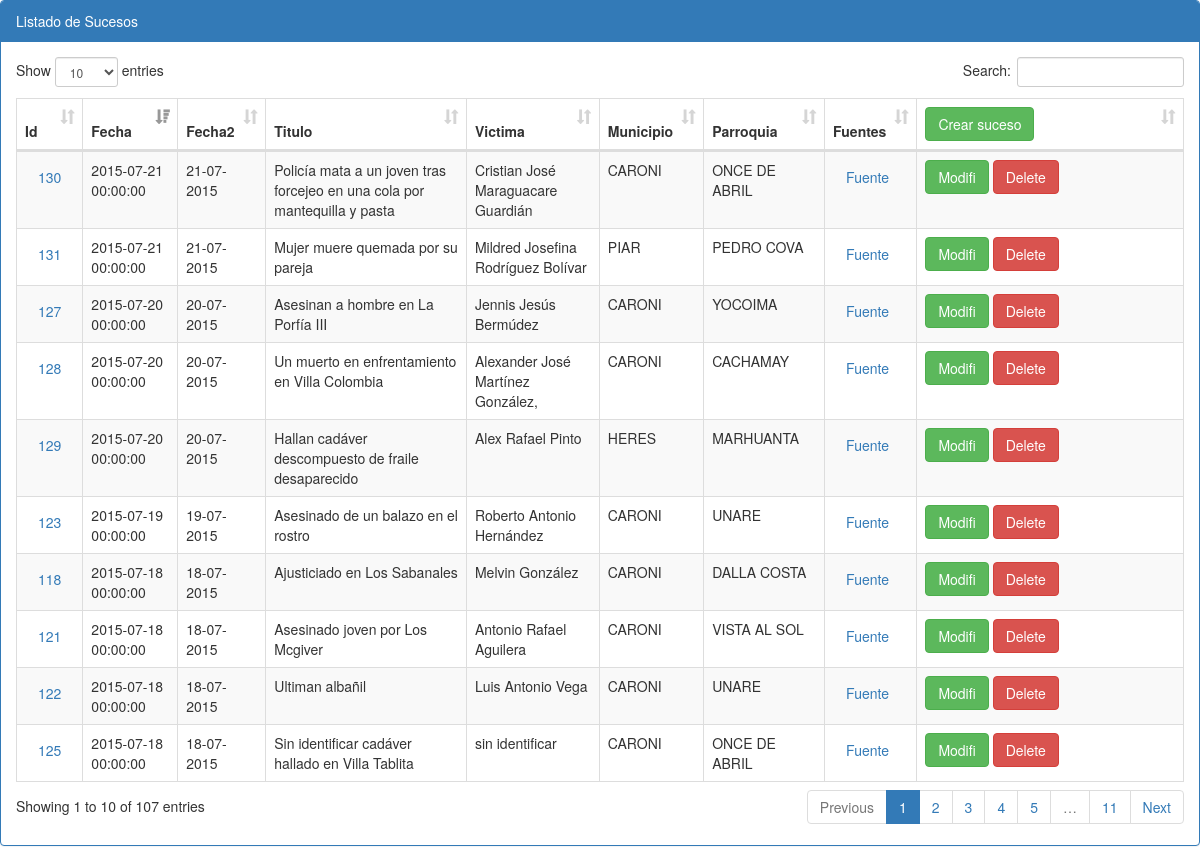
The app's page /sucesos/index_viejo.php with its own data.
### tables this page shows
CREATE TABLE IF NOT EXISTS `sucesos` (
`suceso_id` int(11) NOT NULL,
  `fecha_suceso` datetime DEFAULT NULL,
  `delito_id` int(11) DEFAULT NULL,
  `delito_detalle_id` int(11) DEFAULT NULL,
  `titulo` varchar(255) DEFAULT NULL,
  `fuente` varchar(100) DEFAULT NULL,
  `otra_fuente1` varchar(100) DEFAULT NULL,
  `otra_fuente2` varchar(100) DEFAULT NULL,
  `otra_fuente3` varchar(100) DEFAULT NULL,
  `nombre_victima` varchar(80) DEFAULT NULL,
  `sexo` varchar(1) DEFAULT NULL,
  `edad` int(3) DEFAULT NULL,
  `tipo_arma` smallint(6) DEFAULT NULL,
  `estado` smallint(6) DEFAULT NULL,
  `municipio_id` smallint(6) DEFAULT NULL,
  `parroquia_id` smallint(6) DEFAULT NULL,
  `latitud` double DEFAULT NULL,
  `longitud` double DEFAULT NULL,
  `sector` varchar(255) DEFAULT NULL,
  `usuario` varchar(15) NOT NULL,
  `mi_reseña` varchar(1500) NOT NULL,
  `observaciones` varchar(1000) NOT NULL,
  `fecha_creado` datetime DEFAULT NULL
);

CREATE TABLE IF NOT EXISTS `municipios` (
  `municipio_id` smallint(6) NOT NULL DEFAULT '0',
  `estado_id` smallint(6) NOT NULL DEFAULT '0',
  `descripcion` varchar(50) DEFAULT NULL
);

CREATE TABLE IF NOT EXISTS `parroquias` (
  `parroquia_id` int(11) NOT NULL DEFAULT '0',
  `municipio_id` int(11) DEFAULT NULL,
  `estado_id` smallint(6) DEFAULT NULL,
  `descripcion` varchar(255) DEFAULT NULL,
  `capital_sector` varchar(50) NOT NULL,
  `latitud` float DEFAULT NULL,
  `longitud` float DEFAULT NULL,
  `latitud2` float DEFAULT NULL,
  `longitud2` float DEFAULT NULL,
  `latitud3` float DEFAULT NULL,
  `longitud3` float DEFAULT NULL,
  `latitud4` float DEFAULT NULL,
  `longitud4` float DEFAULT NULL
);

### adodb/adodb.inc.php (called while the page is built, shortened)
<?php
if (!defined('_ADODB_LAYER')) {
	GLOBAL
		$ADODB_vers,
		$ADODB_COUNTRECS,
		$ADODB_CACHE_DIR,
		$ADODB_CACHE,
		$ADODB_CACHE_CLASS,
		$ADODB_EXTENSION,
		$ADODB_COMPAT_FETCH,
	 	$ADODB_FETCH_MODE,
		$ADODB_GETONE_EOF,
		$ADODB_QUOTE_FIELDNAMES;
	abstract class ADOConnection {
	var $database = '';
	var $host = '';
	var $user = '';
	var $debug = false;
	var $true = '1';
	var $false = '0';
	var $fetchMode=false;
	var $bulkBind = false;
	var $_queryID = false;
	var $_bindInputArray = false;
	function Connect($argHostname = "", $argUsername = "", $argPassword = "", $argDatabaseName = "", $forceNew = false)
	{
		if ($argHostname != "") $this->host = $argHostname;
		if ($argUsername != "") $this->user = $argUsername;
		if ($argDatabaseName != "") $this->database = $argDatabaseName;
		if ($forceNew) {
			if ($rez=$this->_nconnect($this->host, $this->user, $argPassword, $this->database)) return true;
		} else {
			 if ($rez=$this->_connect($this->host, $this->user, $argPassword, $this->database)) return true;
		}
		return $ret;
	}
	function Prepare($sql)
	{
		return $sql;
	}
	function SetFetchMode($mode)
	{
		$old = $this->fetchMode;
		$this->fetchMode = $mode;
		if ($old === false) {
		global $ADODB_FETCH_MODE;
			return $ADODB_FETCH_MODE;
		}
		return $old;
	}
	function Execute($sql,$inputarr=false)
	{
		if ($inputarr !== false) {
			if (!is_array($inputarr)) $inputarr = array($inputarr);
			$element0 = reset($inputarr);
			$array_2d = $this->bulkBind && is_array($element0) && !is_object(reset($element0));
			unset($element0);
			if (!is_array($sql) && !$this->_bindInputArray) {
				$sqlarr = explode('?',$sql);
				$nparams = sizeof($sqlarr)-1;
				if (!$array_2d) $inputarr = array($inputarr);
				foreach($inputarr as $arr) {
					$sql = ''; $i = 0;
					while(list(, $v) = each($arr)) {
						$sql .= $sqlarr[$i];
						$typ = gettype($v);
						if ($typ == 'string')
							$sql .= $this->qstr($v);
						else if ($typ == 'double')
							$sql .= str_replace(',','.',$v);
						else if ($typ == 'boolean')
							$sql .= $v ? $this->true : $this->false;
						else if ($typ == 'object') {
							if (method_exists($v, '__toString')) $sql .= $this->qstr($v->__toString());
							else $sql .= $this->qstr((string) $v);
						} else if ($v === null)
							$sql .= 'NULL';
						else
							$sql .= $v;
						$i += 1;
						if ($i == $nparams) break;
					}
					if (isset($sqlarr[$i])) {
						$sql .= $sqlarr[$i];
						if ($i+1 != sizeof($sqlarr)) $this->outp_throw( "Input Array does not match ?: ".htmlspecialchars($sql),'Execute');
					} else if ($i != sizeof($sqlarr))
						$this->outp_throw( "Input array does not match ?: ".htmlspecialchars($sql),'Execute');
					$ret = $this->_Execute($sql);
					if (!$ret) return $ret;
				}
			} else {
				if ($array_2d) {
					if (is_string($sql))
						$stmt = $this->Prepare($sql);
					else
						$stmt = $sql;
					foreach($inputarr as $arr) {
						$ret = $this->_Execute($stmt,$arr);
						if (!$ret) return $ret;
					}
				} else {
					$ret = $this->_Execute($sql,$inputarr);
				}
			}
		} else {
			$ret = $this->_Execute($sql,false);
		}
		return $ret;
	}
	function _Execute($sql,$inputarr=false)
	{
		if ($this->debug) {
			global $ADODB_INCLUDED_LIB;
			if (empty($ADODB_INCLUDED_LIB)) include(ADODB_DIR.'/adodb-lib.inc.php');
			$this->_queryID = _adodb_debug_execute($this, $sql,$inputarr);
		} else {
			$this->_queryID = @$this->_query($sql,$inputarr);
		}
		$rs = new $rsclass($this->_queryID,$this->fetchMode);
		$rs->connection = $this;
		$rs->Init();
		if (is_array($sql)) $rs->sql = $sql[0];
		else $rs->sql = $sql;
		return $rs;
	}
}
	class ADORecordSet implements IteratorAggregate {
	var $canSeek = false;
	var $_numOfRows = -1;
	var $_numOfFields = -1;
	var $_currentRow = -1;
	function ADORecordSet($queryID)
	{
		$this->_queryID = $queryID;
	}
	function Init()
	{
		if ($this->_numOfRows != 0 && $this->_numOfFields && $this->_currentRow == -1) {
			$this->_currentRow = 0;
			if ($this->EOF = ($this->_fetch() === false)) {
				$this->_numOfRows = 0;
			}
		} else {
			$this->EOF = true;
		}
	}
	function Move($rowNumber = 0)
	{
		if ($this->canSeek) {
			if ($this->_seek($rowNumber)) {
				$this->_currentRow = $rowNumber;
				if ($this->_fetch()) {
					return true;
				}
			} else {
				$this->EOF = true;
				return false;
			}
		}
		return false;
	}
}
	function ADOLoadCode($dbType)
	{
		$db = strtolower($dbType);
		switch ($db) {
			default:
				$class = $db; break;
		}
		$file = ADODB_DIR."/drivers/adodb-".$db.".inc.php";
		if (class_exists("ADODB_" . $class)) return $class;
		return false;
	}
	function ADONewConnection($db='')
	{
	GLOBAL $ADODB_NEWCONNECTION, $ADODB_LASTDB;
		$errorfn = (defined('ADODB_ERROR_HANDLER')) ? ADODB_ERROR_HANDLER : false;
		if(empty($obj)) {
			if (!isset($ADODB_LASTDB)) $ADODB_LASTDB = '';
			if ($db != $ADODB_LASTDB) $db = ADOLoadCode($db);
			$cls = 'ADODB_'.$db;
			$obj = new $cls();
		}
		return $obj;
	}
}

### connections/guayana_s.php (called while the page is built, shortened)
<?php
		require_once(CONN_DIR."/../adodb/adodb.inc.php");
		class Conexion {
					private $dbConn;
					function __construct() {
						    $this->servidor='localhost';
						    $this->nombreBD='guayana_segura';
							$this->user='ag09504';
							$this->password='ag09504';
							$this->dbConn=ADONewConnection('mysql');
							$this->dbConn->Connect($this->servidor,$this->user,$this->password,$this->nombreBD);
					}
					function getDbConn() {
					    return $this->dbConn;
					}
		}
function normaliza($fecha){
	return substr($fecha, 8, 2)."-".substr($fecha, 5, 2)."-".substr($fecha, 0, 4);
}
?>

### adodb/drivers/adodb-mysql.inc.php (called while the page is built, shortened)
<?php
if (! defined("_ADODB_MYSQL_LAYER")) {
class ADODB_mysql extends ADOConnection {
	var $forceNewConnect = false;
	var $clientFlags = 0;
	function _connect($argHostname, $argUsername, $argPassword, $argDatabasename)
	{
		if (ADODB_PHPVER >= 0x4300)
			$this->_connectionID = mysql_connect($argHostname,$argUsername,$argPassword,
												$this->forceNewConnect,$this->clientFlags);
		else if (ADODB_PHPVER >= 0x4200)
			$this->_connectionID = mysql_connect($argHostname,$argUsername,$argPassword,
												$this->forceNewConnect);
		else
			$this->_connectionID = mysql_connect($argHostname,$argUsername,$argPassword);
		if ($argDatabasename) return $this->SelectDB($argDatabasename);
		return true;
	}
	function SelectDB($dbName)
	{
		if ($this->_connectionID) {
			return @mysql_select_db($dbName,$this->_connectionID);
		}
		else return false;
	}
	function _query($sql,$inputarr=false)
	{
	return mysql_query($sql,$this->_connectionID);
	}
}
class ADORecordSet_mysql extends ADORecordSet{
	function ADORecordSet_mysql($queryID,$mode=false)
	{
		switch ($mode)
		{
		case ADODB_FETCH_ASSOC:$this->fetchMode = MYSQL_ASSOC; break;
		}
	}
	function _initrs()
	{
		$this->_numOfRows = @mysql_num_rows($this->_queryID);
		$this->_numOfFields = @mysql_num_fields($this->_queryID);
	}
	function Fields($colname)
	{
		if ($this->fetchMode != MYSQL_NUM) return @$this->fields[$colname];
		 return $this->fields[$this->bind[strtoupper($colname)]];
	}
	function MoveNext()
	{
		if (@$this->fields = mysql_fetch_array($this->_queryID,$this->fetchMode)) {
			return true;
		}
		return false;
	}
	function _fetch()
	{
		$this->fields =  @mysql_fetch_array($this->_queryID,$this->fetchMode);
		return is_array($this->fields);
	}
}
}

### sucesos/index_viejo.php (the view, shortened to what this page needs)
<!DOCTYPE html>
<html lang="en">
	<head>
		<link rel="stylesheet" href="../css/bootstrap.min.css">
		<link rel="stylesheet" href="../css/datepicker.css">
		<link rel="stylesheet" href="../css/dataTables.bootstrap.css">
	</head>
	<body>
		<div class="row">
			<div class="col-sm-12">
				<div class="panel panel-primary">
					<div class="panel-heading">Listado de Sucesos</div>
					<div class="panel-body">
						<table class="table table-striped table-bordered" id="datatables">
							<thead>
								<tr>
									<th>Id</th>
									<th>Fecha</th>
									<th>Fecha2</th>
									<th>Titulo</th>
									<th>Victima</th>
									<th>Municipio</th>
									<th>Parroquia</th>
									<th>Fuentes</th>
									<th><a class="btn update btn-success" href="frm_ingre_suceso.php" class="btn btn-primary btn-lg">Crear suceso</a></th>
								</tr>
							</thead>
							<tbody>
								<?php
												include_once '../connections/guayana_s.php';
												$conexion=new Conexion();
												$db=$conexion->getDbConn();
												$db->debug = false;
												$db->SetFetchMode(ADODB_FETCH_ASSOC);
												$query_sucesos = $db->Prepare("SELECT suceso_id, fecha_suceso As fecha_suceso, delito_id, delito_detalle_id, titulo, nombre_victima, fuente,
													m.descripcion AS municipio, p.descripcion AS parroquia
												FROM sucesos As s
												INNER JOIN municipios AS m ON s.municipio_id = m.municipio_id
												INNER JOIN parroquias AS p ON s.parroquia_id = p.parroquia_id");
												$rs_sucesos = $db->Execute($query_sucesos);
											while(!$rs_sucesos->EOF){
												echo '<tr>';
													echo '<td><a class="btn ampliar" href="suceso.php?suceso_id='.$rs_sucesos->Fields('suceso_id').'" class="btn btn-primary btn-lg">'.$rs_sucesos->Fields('suceso_id').'</a></td>';
													echo '<td>'. $rs_sucesos->Fields('fecha_suceso') . '</td>';
													echo '<td><span style="display: none;">'. $rs_sucesos->Fields('fecha_suceso') ."</span>".normaliza($rs_sucesos->Fields('fecha_suceso')). '</td>';
													echo '<td>'. $rs_sucesos->Fields('titulo') . '</td>';
													echo '<td>'. $rs_sucesos->Fields('nombre_victima') . '</td>';
													echo '<td>'. $rs_sucesos->Fields('municipio') . '</td>';
													echo '<td>'. $rs_sucesos->Fields('parroquia') . '</td>';
													echo '<td><a class="btn" href="'.$rs_sucesos->Fields('fuente').'" target="_blank">Fuente</a></td>';
													echo '<td width=250>';
													echo '<a class="btn update btn-success" href="frm_modi_suceso.php?suceso_id='.$rs_sucesos->Fields('suceso_id').'" class="btn btn-primary btn-lg">Modifi</a>';
													echo '<a class="btn btn-danger" id="delete" href="trata_borra_suceso.php?suceso_id='.$rs_sucesos->Fields('suceso_id').'">Delete</a>';
													echo '</td>';
												echo '</tr>';
											$rs_sucesos->MoveNext();
											}
								?>
							</tbody>
						</table>
					</div>
				</div>
				</div>
			</div>
	</body>
</html>

### records on screen
sucesos: suceso_id "118", fecha_suceso "2015-07-18 00:00:00", fecha_suceso "18-07-2015", titulo "Ajusticiado en Los Sabanales", nombre_victima "Melvin González", municipios.descripcion "CARONI", parroquia.descripcion "DALLA COSTA"
sucesos: suceso_id "121", fecha_suceso "2015-07-18 00:00:00", fecha_suceso "18-07-2015", titulo "Asesinado joven por Los Mcgiver", nombre_victima "Antonio Rafael Aguilera", municipios.descripcion "CARONI", parroquia.descripcion "VISTA AL SOL"
sucesos: suceso_id "122", fecha_suceso "2015-07-18 00:00:00", fecha_suceso "18-07-2015", titulo "Ultiman albañil", nombre_victima "Luis Antonio Vega", municipios.descripcion "CARONI", parroquia.descripcion "UNARE"
sucesos: suceso_id "123", fecha_suceso "2015-07-19 00:00:00", fecha_suceso "19-07-2015", titulo "Asesinado de un balazo en el rostro", nombre_victima "Roberto Antonio Hernández", municipios.descripcion "CARONI", parroquia.descripcion "UNARE"
sucesos: suceso_id "125", fecha_suceso "2015-07-18 00:00:00", fecha_suceso "18-07-2015", titulo "Sin identificar cadáver hallado en Villa Tablita", nombre_victima "sin identificar", municipios.descripcion "CARONI", parroquia.descripcion "ONCE DE ABRIL"
sucesos: suceso_id "127", fecha_suceso "2015-07-20 00:00:00", fecha_suceso "20-07-2015", titulo "Asesinan a hombre en La Porfía III", nombre_victima "Jennis Jesús Bermúdez", municipios.descripcion "CARONI", parroquia.descripcion "YOCOIMA"
sucesos: suceso_id "128", fecha_suceso "2015-07-20 00:00:00", fecha_suceso "20-07-2015", titulo "Un muerto en enfrentamiento en Villa Colombia", nombre_victima "Alexander José Martínez González,", municipios.descripcion "CARONI", parroquia.descripcion "CACHAMAY"
sucesos: suceso_id "129", fecha_suceso "2015-07-20 00:00:00", fecha_suceso "20-07-2015", titulo "Hallan cadáver descompuesto de fraile desaparecido", nombre_victima "Alex Rafael Pinto", municipios.descripcion "HERES", parroquia.descripcion "MARHUANTA"
sucesos: suceso_id "130", fecha_suceso "2015-07-21 00:00:00", fecha_suceso "21-07-2015", titulo "Policía mata a un joven tras forcejeo en una cola por mantequilla y pasta", nombre_victima "Cristian José Maraguacare Guardián", municipios.descripcion "CARONI", parroquia.descripcion "ONCE DE ABRIL"
sucesos: suceso_id "131", fecha_suceso "2015-07-21 00:00:00", fecha_suceso "21-07-2015", titulo "Mujer muere quemada por su pareja", nombre_victima "Mildred Josefina Rodríguez Bolívar", municipios.descripcion "PIAR", parroquia.descripcion "PEDRO COVA"
